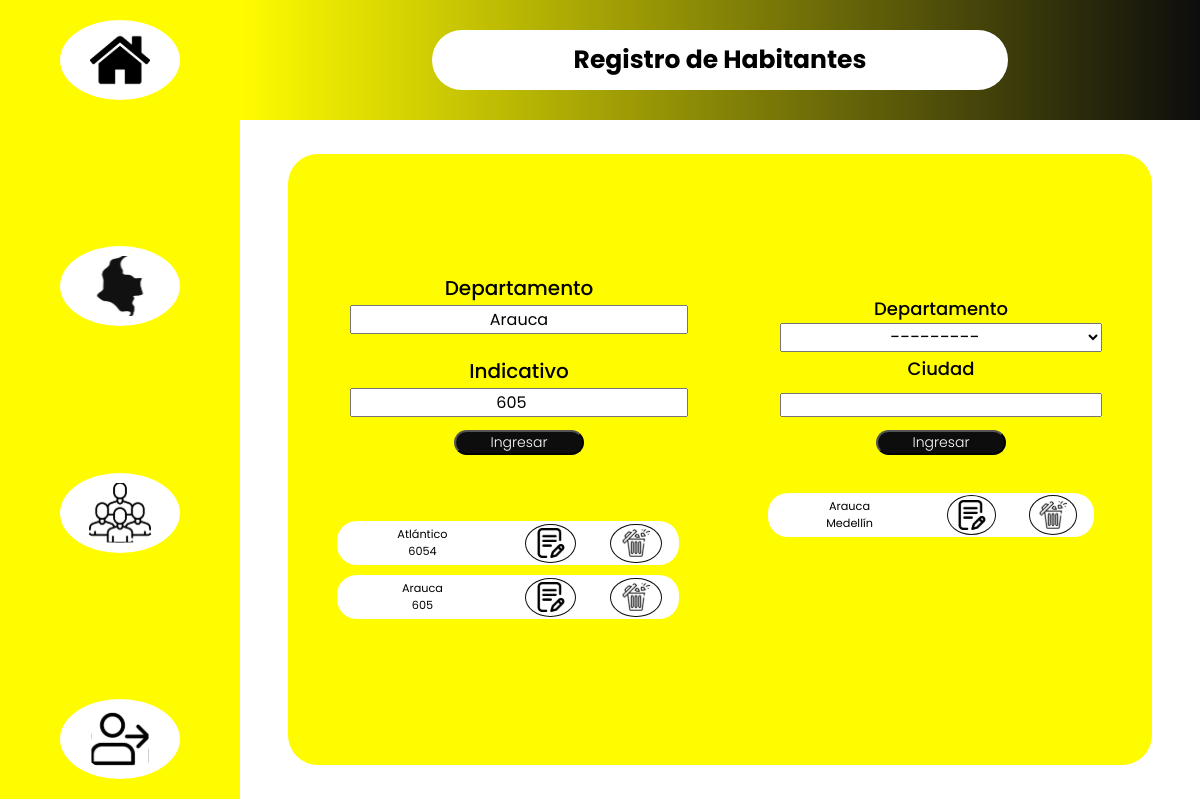
The page /register/editstate/8 on the database its author committed.
### register/models.py (models this page shows, shortened)
class State(models.Model):
    indicative = models.IntegerField(
        verbose_name="Indicativo", blank=False, unique=True)
    state_name = models.CharField(
        ("Departamento"), max_length=50, blank=False, unique=True)
    class Meta:
        verbose_name = "Departamento"
        verbose_name_plural = "Departamento"
    def __str__(self):
        return f'{self.state_name}'

class City(models.Model):
    state = models.ForeignKey(
        State, verbose_name="Departamento", blank=False, on_delete=models.CASCADE)
    city_name = models.CharField(
        ("Ciudad"), max_length=50, blank=False, unique=True)
    class Meta:
        verbose_name = "Ciudad"
        verbose_name_plural = "Ciudades"

### register/views.py (the view)
# urls.py: path("editstate/<int:state_id>", views.editstate, name="editstate"),
def editstate(request, state_id):
    state = get_object_or_404(State, pk=state_id)
    formstate = FormState(instance=state)
    formcity = FormCity()
    state_list = State.objects.all()
    city_list = City.objects.all()
    return render(request, "register/space.html", {'city_list': city_list, 'formcity': formcity, 'formstate': formstate, 'state_list': state_list, })

### register/forms.py
class FormCity(forms.ModelForm):
    class Meta:
        model=City
        fields='__all__'
        exclude=()

class FormState(forms.ModelForm):
    class Meta:
        model=State
        fields='__all__'
        exclude=()

### register/templates/register/space.html (shortened to what this page needs)
{% extends 'register/index.html' %}
{% load static %}
{% block  main%}
    <main class="main__addspace">
        <section class="main__state--section">
            <form class ="main__form" action="{% url 'register:addspace' %}" method="POST">
                <div class="form__inputs form__first--input">
                    <label for="id_state_name">Departamento</label>
                    {{formstate.state_name}}
                </div>
                <div class="form__inputs form__first--input">
                    <label for="id_indicative">Indicativo</label>
                    {{formstate.indicative}}
                </div>
                <input id="button" type="submit" value="Ingresar">
            </form>
            <section class="main__messages">
            </section>
            <section class="main_list">
                {% if state_list %}
                {% for state in state_list %}
                    <ul style="list-style:none;" class ="main__list--object">
                        <li>
                            <div class="list__atributte">
                                {{state.state_name}}
                            </div>
                            <div class="list__atributte">
                                {{state.indicative}}
                            </div>
                        </li>
                        <a class="ul__a--button" href="{% url 'register:editstate' state.pk %}">
                            <button class="a__button" id="edit">
                                <img class="button__image" src="{% static 'register/editar.svg' %}" alt="Este es el boton de editar">
                            </button>
                        </a>
                        <a class="ul__a--button" href="{% url 'register:deletestate' state.pk %}">
                            <button class="a__button" id="delete">
                                <img class="button__image" src="{% static 'register/basura.svg' %}" alt="Este es el botón de Eliminar">
                            </button>
                        </a>
                    </ul>
                {% endfor %}
                {% else %}
                    <p>No encuentro ningún Departamento</p>
                {% endif %}
            </section>
        </section>
        <section class="main__city--section">
            <form class ="main__form" action="{% url 'register:addspace' %}" method="POST">
                <div class="form__inputs form__first--input">
                    <label for="id_state">Departamento</label>
                    {{formcity.state}}
                </div>
                <div class="form__inputs form__first--input">
                    <label for="id_city_name">Ciudad</label>
                    {{formcity.city_name}}
                </div>
                <input id="button" type="submit" value="Ingresar">
            </form>
            <section class="main_list">
                {% if city_list %}
                {% for city in city_list %}
                    <ul style="list-style:none;" class ="main__list--object">
                        <li>
                            <div class="list__atributte">
                                {{city.state}}
                            </div>
                            <div class="list__atributte">
                                {{city.city_name}}
                            </div>
                        </li>
                        <a class="ul__a--button" href="{% url 'register:editcity' city.pk %}"><button class="a__button" id="edit"><img class="button__image" src="{% static 'register/editar.svg' %}" alt="Este es el botón de Editar"></button></a>
                        <a class="ul__a--button" href="{% url 'register:deletecity' city.pk %}"><button class="a__button" id="delete"><img class="button__image" src="{% static 'register/basura.svg' %}" alt="Este es el botón de Eliminar"></button></a>
                    </ul>
                {% endfor %}
                {% else %}
                    <p>No encuentro ninguna Ciudad</p>
                {% endif %}
            </section>
        </section>
    </main>
{% endblock  %}

### rows shown on the page
State: state_name "Arauca", indicative "605"
State: state_name "Atlántico", indicative "6054"
City: state "Arauca", city_name "Medellín"
